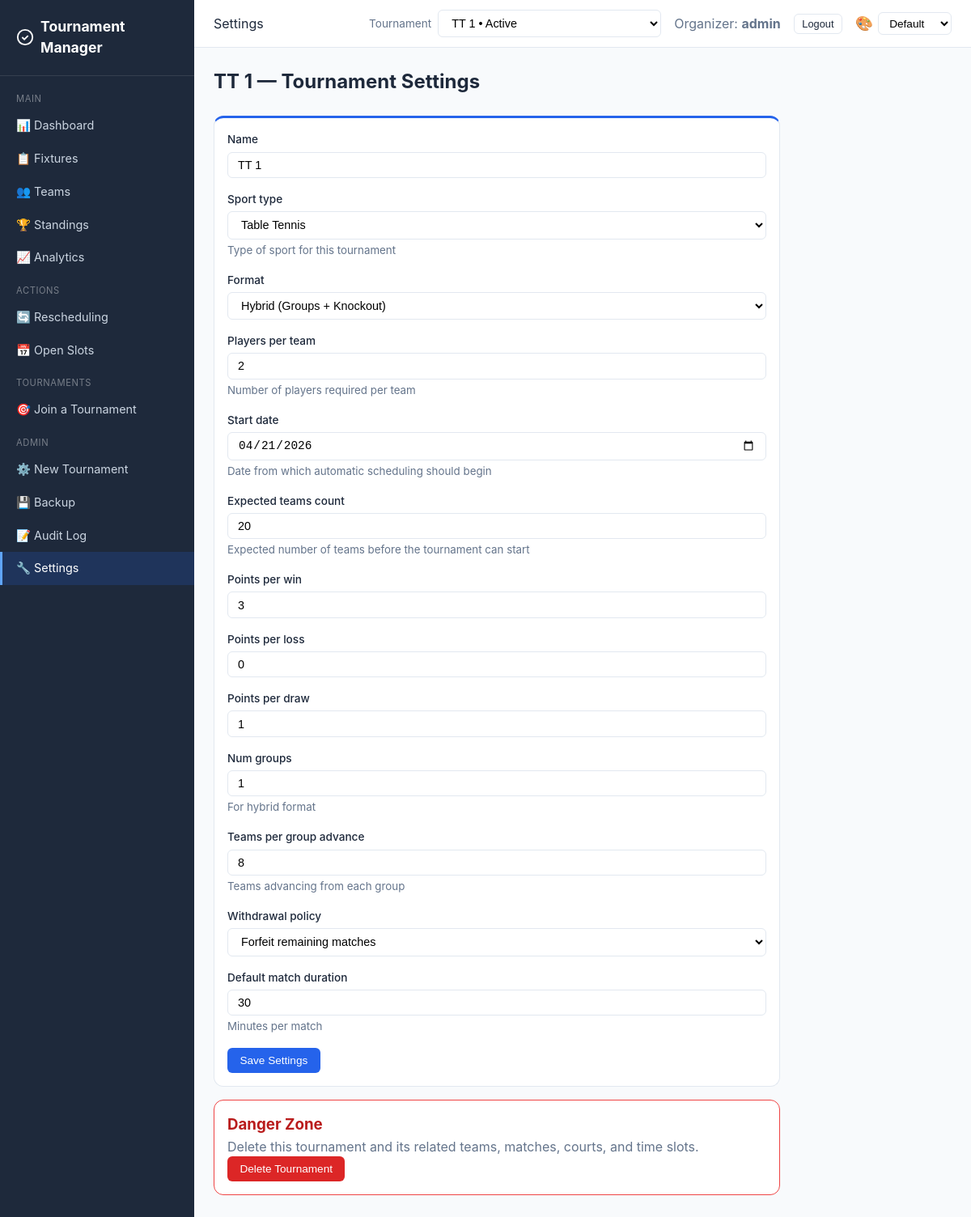
Page /settings/ (signed in) on the committed database.
### core/models.py (models this page shows, shortened)
class Tournament(models.Model):
    FORMAT_CHOICES = [
        ("round_robin", "Round Robin"),
        ("double_round_robin", "Double Round Robin"),
        ("knockout", "Knockout"),
        ("double_elimination", "Double Elimination"),
        ("consolation", "Consolation"),
        ("hybrid", "Hybrid (Groups + Knockout)"),
    ]
    SPORT_CHOICES = [
        ("badminton", "Badminton"),
        ("tennis", "Tennis"),
        ("volleyball", "Volleyball"),
        ("basketball", "Basketball"),
        ("soccer", "Soccer"),
        ("cricket", "Cricket"),
        ("table_tennis", "Table Tennis"),
        ("other", "Other"),
    ]
    WITHDRAWAL_POLICY_CHOICES = [
        ("forfeit", "Forfeit remaining matches"),
        ("void", "Void remaining matches"),
    ]
    name = models.CharField(max_length=200)
    sport_type = models.CharField(
        max_length=30, choices=SPORT_CHOICES, default="other",
        help_text="Type of sport for this tournament",
    )
    format = models.CharField(max_length=30, choices=FORMAT_CHOICES)
    players_per_team = models.IntegerField(
        default=1, help_text="Number of players required per team",
    )
    status = models.CharField(
        max_length=20,
        choices=[
            ("setup", "Setup"),
            ("registration_open", "Registration Open"),
            ("ready", "Ready for Scheduling"),
            ("scheduled", "Schedule Draft Ready"),
            ("active", "Active"),
            ("completed", "Completed"),
        ],
        default="setup",
    )
    created_at = models.DateTimeField(auto_now_add=True)
    started_at = models.DateTimeField(null=True, blank=True)
    completed_at = models.DateTimeField(null=True, blank=True)
    start_date = models.DateField(
        default=timezone.localdate,
        null=True,
        blank=True,
        help_text="Date from which automatic scheduling should begin",
    )
    expected_teams_count = models.PositiveIntegerField(
        default=0,
        blank=True,
        help_text="Expected number of teams before the tournament can start",
    )
    points_per_win = models.IntegerField(default=3)
    points_per_loss = models.IntegerField(default=0)
    points_per_draw = models.IntegerField(default=1)
    tiebreaker_order = models.TextField(
        default='["game_diff", "games_won", "head_to_head"]'
    )
    num_groups = models.IntegerField(default=2, help_text="For hybrid format")
    teams_per_group_advance = models.IntegerField(
        default=2, help_text="Teams advancing from each group"
    )
    withdrawal_policy = models.CharField(
        max_length=20, choices=WITHDRAWAL_POLICY_CHOICES, default="forfeit"
    )
    default_match_duration = models.IntegerField(
        default=30, help_text="Minutes per match"
    )
    champion = models.ForeignKey(
        "Team",
        null=True,
        blank=True,
        on_delete=models.SET_NULL,
        related_name="championships",
        help_text="Team that won the tournament",
    )

### core/views.py (the view)
# urls.py: path("settings/", views.settings_view, name="settings"),
@login_required
def settings_view(request):
    if not _is_organizer(request.user):
        return redirect("dashboard")
    tournament = _get_tournament(request)
    if not tournament:
        return render(request, "core/settings.html", _tournament_context(request, tournament))
    if request.method == "POST":
        form = TournamentForm(request.POST, instance=tournament)
        if form.is_valid():
            form.save()
            log_action(request, "settings_updated", "Tournament settings updated", tournament=tournament)
            messages.success(request, "Settings updated.")
            return redirect("settings")
    else:
        form = TournamentForm(instance=tournament)
    return render(request, "core/settings.html", {
        "tournament": tournament,
        "form": form,
        **_tournament_context(request, tournament),
    })

### core/views.py (called while the page is built, shortened)
def _get_available_tournaments():
    return Tournament.objects.annotate(
        team_count=Count("teams", distinct=True),
        match_count=Count("matches", distinct=True),
    ).annotate(
        status_rank=db_models.Case(
            db_models.When(status="active", then=db_models.Value(0)),
            db_models.When(status="registration_open", then=db_models.Value(1)),
            db_models.When(status="ready", then=db_models.Value(2)),
            db_models.When(status="scheduled", then=db_models.Value(3)),
            db_models.When(status="setup", then=db_models.Value(4)),
            db_models.When(status="completed", then=db_models.Value(5)),
            default=db_models.Value(6),
            output_field=db_models.IntegerField(),
        )
    ).order_by("status_rank", "-created_at")

def _tournament_context(request, tournament=None):
    if not request.user.is_authenticated:
        return {}
    if _is_organizer(request.user):
        return {
            "available_tournaments": _get_available_tournaments(),
            "selected_tournament": tournament,
        }

def _is_organizer(user):
    return user.is_staff or user.is_superuser

### templates/core/settings.html (shortened to what this page needs)
{% extends "core/base.html" %}
{% block page_header %}Settings{% endblock %}
{% block content %}
<h1 class="page-title">{% if tournament %}{{ tournament.name }} — {% endif %}Tournament Settings</h1>
{% if tournament %}
<div class="card" style="max-width:700px;">
    <div class="card-body">
        <form method="post">
            {% for field in form %}
            <div class="form-group">
                <label for="{{ field.id_for_label }}">{{ field.label }}</label>
                {{ field }}
                {% if field.help_text %}<small class="text-muted">{{ field.help_text }}</small>{% endif %}
            </div>
            {% endfor %}
            <button type="submit" class="btn btn-primary">Save Settings</button>
        </form>
    </div>
</div>
<div class="card" style="max-width:700px; margin-top:1rem; border:1px solid #ef4444;">
    <div class="card-body">
        <h3 style="margin-top:0; color:#b91c1c;">Danger Zone</h3>
        <p class="text-muted">Delete this tournament and its related teams, matches, courts, and time slots.</p>
        <form method="post" action="{% url 'delete_tournament' pk=tournament.pk %}" onsubmit="return confirm('Delete this tournament permanently?');">
            <button type="submit" class="btn btn-danger">Delete Tournament</button>
        </form>
    </div>
</div>
{% else %}
<p class="text-muted">No tournament configured.</p>
{% endif %}
{% endblock %}

### templates/core/base.html (shortened to what this page needs)
{% load static %}
<!DOCTYPE html>
<html lang="en">
<head>
    <link rel="stylesheet" href="{% static 'css/style.css' %}?v={% now 'YmdHis' %}">
</head>
<body>
{% if user.is_authenticated %}
<div class="app-layout">
    <aside class="sidebar">
        <div class="sidebar-brand">
            <svg viewBox="0 0 24 24" fill="none" stroke="currentColor" stroke-width="2"><circle cx="12" cy="12" r="10"/><path d="M8 12l3 3 5-5"/></svg>
            Tournament Manager
        </div>
        <nav class="sidebar-nav">
            <div class="sidebar-section">Main</div>
            <a href="{% url 'dashboard' %}" class="{% if request.resolver_match.url_name == 'dashboard' %}active{% endif %}">📊 Dashboard</a>
            <a href="{% url 'fixtures' %}" class="{% if request.resolver_match.url_name == 'fixtures' %}active{% endif %}">📋 Fixtures</a>
            <a href="{% url 'teams' %}" class="{% if request.resolver_match.url_name == 'teams' or request.resolver_match.url_name == 'team_detail' %}active{% endif %}">👥 Teams</a>
            <a href="{% url 'standings' %}" class="{% if request.resolver_match.url_name == 'standings' %}active{% endif %}">🏆 Standings</a>
            <a href="{% url 'analytics' %}" class="{% if request.resolver_match.url_name == 'analytics' %}active{% endif %}">📈 Analytics</a>
            <div class="sidebar-section">Actions</div>
            <a href="{% url 'rescheduling' %}" class="{% if request.resolver_match.url_name == 'rescheduling' %}active{% endif %}">🔄 Rescheduling</a>
            <a href="{% url 'open_slots' %}" class="{% if request.resolver_match.url_name == 'open_slots' %}active{% endif %}">📅 Open Slots</a>
            {% if team %}
            <div class="sidebar-section">My Team</div>
            <a href="{% url 'team_detail' pk=team.pk %}" class="{% if request.resolver_match.url_name == 'team_detail' %}active{% endif %}">🏅 {{ team.name }}</a>
            {% if joinable_tournaments %}
            <a href="{% url 'join_tournament_list' %}" class="{% if request.resolver_match.url_name == 'join_tournament_list' or request.resolver_match.url_name == 'join_tournament' or request.resolver_match.url_name == 'create_team' %}active{% endif %}" style="margin-top:0.5rem;">➕ Join New Tournament
                <span style="font-size:0.7rem;background:var(--primary);color:#fff;border-radius:10px;padding:1px 7px;margin-left:0.3rem;vertical-align:middle;">{{ joinable_tournaments|length }}</span>
            </a>
            {% endif %}
            {% else %}
            <div class="sidebar-section">Tournaments</div>
            <a href="{% url 'join_tournament_list' %}" class="">🎯 Join a Tournament</a>
            {% endif %}
            {% if user.is_staff %}
            <div class="sidebar-section">Admin</div>
            <a href="{% url 'tournament_setup' %}" class="{% if request.resolver_match.url_name == 'tournament_setup' %}active{% endif %}">⚙️ New Tournament</a>
            <a href="{% url 'backup' %}" class="{% if request.resolver_match.url_name == 'backup' %}active{% endif %}">💾 Backup</a>
            <a href="{% url 'audit_log' %}" class="{% if request.resolver_match.url_name == 'audit_log' %}active{% endif %}">📝 Audit Log</a>
            <a href="{% url 'settings' %}" class="{% if request.resolver_match.url_name == 'settings' %}active{% endif %}">🔧 Settings</a>
            {% endif %}
        </nav>
    </aside>
    <div class="main-content">
        <header class="topbar">
            <div class="topbar-left">
                <span>{% block page_header %}{% endblock %}</span>
            </div>
            <div class="topbar-right">
                {% if user.is_staff and available_tournaments %}
                <form method="post" action="{% url 'select_tournament' %}" style="display:flex;align-items:center;gap:0.5rem;">
                    <label for="tournament-switch" class="text-muted" style="font-size:0.85rem;">Tournament</label>
                    <select id="tournament-switch" name="tournament_id" class="form-select" onchange="this.form.submit()" style="min-width:220px;">
                        {% for t in available_tournaments %}
                        <option value="{{ t.pk }}" {% if selected_tournament and t.pk == selected_tournament.pk %}selected{% endif %}>
                            {{ t.name }} • {{ t.get_status_display }}
                        </option>
                        {% endfor %}
                    </select>
                </form>
                {% endif %}
                {% if team %}
                <a href="{% url 'team_detail' pk=team.pk %}" class="btn btn-outline btn-sm">&#9881;&#65039; {{ team.name }}</a>
                {% elif user.is_staff %}
                <span class="text-muted">Organizer: <strong>{{ user.username }}</strong></span>
                {% endif %}
                <form method="post" action="{% url 'logout' %}" style="display:inline;">
                    <button type="submit" class="btn btn-outline btn-sm">Logout</button>
                </form>
                <div class="theme-picker">
                    <label for="themeSelect" style="font-size:1.1rem;cursor:default;" title="Theme">🎨</label>
                    <select id="themeSelect" class="form-select" style="width:auto;padding:0.3rem 0.55rem;font-size:0.85rem;">
                        <option value="default">Default</option>
                    </select>
                </div>
            </div>
        </header>
        <div class="content">
            {% block content %}{% endblock %}
        </div>
    </div>
</div>
{% endif %}
</body>
</html>

### static/css/style.css (style rules this page uses)
:root { --primary: #2563eb; --primary-dark: #1d4ed8; --success: #16a34a; --warning: #d97706; --danger: #dc2626; --info: #0891b2; --bg: #f8fafc; --bg-card: #ffffff; --text: #1e293b; --text-muted: #64748b; --border: #e2e8f0; --sidebar-bg: #1e293b; --sidebar-text: #cbd5e1; --sidebar-active: #2563eb; }
.theme-picker { display: flex; align-items: center; gap: 0.4rem; }
* { box-sizing: border-box; margin: 0; padding: 0; }
body { font-family: -apple-system, BlinkMacSystemFont, 'Segoe UI', Roboto, sans-serif; background: var(--bg); color: var(--text); line-height: 1.5; }
.app-layout { display: flex; min-height: 100vh; }
.sidebar { width: 240px; background: var(--sidebar-bg); color: var(--sidebar-text); position: fixed; top: 0; left: 0; bottom: 0; overflow-y: auto; z-index: 100; transition: transform 0.3s; }
.sidebar-brand { padding: 1.25rem; font-size: 1.1rem; font-weight: 700; color: white; border-bottom: 1px solid rgba(255,255,255,0.1); display: flex; align-items: center; gap: 0.5rem; }
.sidebar-brand svg { width: 24px; height: 24px; }
.sidebar-nav { padding: 0.5rem 0; }
.sidebar-nav a { display: flex; align-items: center; gap: 0.75rem; padding: 0.6rem 1.25rem; color: var(--sidebar-text); text-decoration: none; font-size: 0.9rem; transition: all 0.15s; }
.sidebar-nav a.active { background: rgba(37,99,235,0.18); color: white; border-left: 3px solid #60a5fa; padding-left: calc(1.25rem - 3px); }
.sidebar-section { padding: 0.75rem 1.25rem 0.25rem; font-size: 0.7rem; text-transform: uppercase; letter-spacing: 0.05em; color: rgba(255,255,255,0.4); }
.main-content { margin-left: 240px; flex: 1; min-width: 0; }
.topbar { background: var(--bg-card); border-bottom: 1px solid var(--border); padding: 0.75rem 1.5rem; display: flex; justify-content: space-between; align-items: center; position: sticky; top: 0; z-index: 50; }
.topbar-left { display: flex; align-items: center; gap: 1rem; }
.topbar-right { display: flex; align-items: center; gap: 1rem; }
.content { padding: 1.5rem; max-width: 1400px; }
.page-title { font-size: 1.5rem; font-weight: 700; margin-bottom: 1.5rem; }
.card { background: var(--bg-card); border: 1px solid var(--border); border-top: 3px solid var(--primary); border-radius: 12px; margin-bottom: 1rem; }
.card-body { padding: 1rem; }
.btn { display: inline-flex; align-items: center; gap: 0.4rem; padding: 0.45rem 0.9rem; border-radius: 6px; font-size: 0.85rem; font-weight: 500; border: 1px solid transparent; cursor: pointer; text-decoration: none; transition: all 0.15s; white-space: nowrap; }
.btn-primary { background: var(--primary); color: white; }
.btn-danger { background: var(--danger); color: white; }
.btn-outline { background: white; border-color: var(--border); color: var(--text); }
.btn-sm { padding: 0.25rem 0.6rem; font-size: 0.8rem; }
.form-group { margin-bottom: 1rem; }
.form-group label { display: block; margin-bottom: 0.3rem; font-weight: 500; font-size: 0.85rem; }
.form-control { width: 100%; padding: 0.45rem 0.75rem; border: 1px solid var(--border); border-radius: 6px; font-size: 0.9rem; transition: border-color 0.15s; }
.form-select { width: 100%; padding: 0.45rem 0.75rem; border: 1px solid var(--border); border-radius: 6px; font-size: 0.9rem; background: white; }
.text-muted { color: var(--text-muted); }

### rows in the picture
Tournament: name "TT 1", form "TT 1" "Table Tennis" "Hybrid (Groups + Knockout)" "2" "04/21/2026" "20" "3" "0" "1" "1" "8" "Forfeit remaining matches" "30"

### other values in the picture
{{ user.username }} "admin"
{{ field.label }} "Name" "Sport type" "Format" "Players per team" "Start date" "Expected teams count" "Points per win" "Points per loss" "Points per draw" "Num groups" "Teams per group advance" "Withdrawal policy" "Default match duration"
{{ field.help_text }} "Type of sport for this tournament" "Number of players required per team" "Date from which automatic scheduling should begin" "Expected number of teams before the tournament can start" "For hybrid format" "Teams advancing from each group" "Minutes per match"
form field tournament_id "TT 1 • Active"
